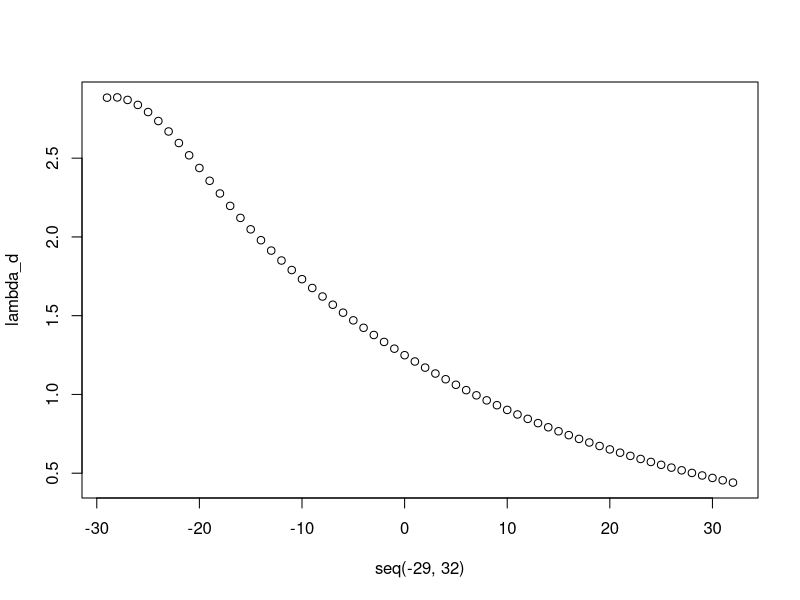

Recreate this plot in R.
pars_default <- list(
  N = 4.4e6,
  D = 5, #
  R0 = 2.65, #
  k1 = 1 / 5, #
  k2 = 1, #
  q = 0.05, #
  r = 1, #
  ur = 0.4, #
  f1 = 1.0, # initial value of f, educated guess
  f2 = 0.4, # final value of f, educated guess
  ratio = 2
)
fsi <- with(
  pars_default,
  r / (r + ur)
)
nsi <- 1 - fsi
i0 <- 8
state_0 <- c(
  S = nsi * (pars_default$N - i0),
  E1 = 0.4 * nsi * i0,
  E2 = 0.1 * nsi * i0,
  I = 0.5 * nsi * i0,
  Q = 0,
  R = 0,
  Sd = fsi * (pars_default$N - i0),
  E1d = 0.4 * fsi * i0,
  E2d = 0.1 * fsi * i0,
  Id = 0.5 * fsi * i0,
  Qd = 0,
  Rd = 0
)

sdtiming_gradual <- function(t,
                             start_decline = 13, # start the decline the next day
                             end_decline = 22, # end decline at f2
                             f1 = 1, # f value before decline
                             f2 = 0.4) { # f value after decline
  if (t < start_decline) {
    return(f1)
  }
  if (t >= start_decline & t < end_decline) {
    return(f2 + (end_decline - t) * (f1 - f2) / (end_decline - start_decline))
  }
  if (t >= end_decline) {
    return(f2)
  }
}

socdistmodel <- function(t,
                         state,
                         parms,
                         sdtiming) {
  with(as.list(c(
    state,
    parms
  )), {
    f <- sdtiming(t, f1 = f1, f2 = f2)
    dSdt <- -(R0 / (D + 1 / k2)) * (I + E2 + f * (Id + E2d)) * S / N - r * S + ur * Sd
    dE1dt <- (R0 / (D + 1 / k2)) * (I + E2 + f * (Id + E2d)) * S / N - k1 * E1 - r * E1 + ur * E1d
    dE2dt <- k1 * E1 - k2 * E2 - r * E2 + ur * E2d
    dIdt <- k2 * E2 - q * I - I / D - r * I + ur * Id
    dQdt <- q * I - Q / D - r * Q + ur * Qd
    dRdt <- I / D + Q / D - r * R + ur * Rd

    dSddt <- -(f * R0 / (D + 1 / k2)) * (I + E2 + f * (Id + E2d)) * Sd / N + r * S - ur * Sd
    dE1ddt <- (f * R0 / (D + 1 / k2)) * (I + E2 + f * (Id + E2d)) * Sd / N - k1 * E1d + r * E1 - ur * E1d
    dE2ddt <- k1 * E1d - k2 * E2d + r * E2 - ur * E2d
    dIddt <- k2 * E2d - q * Id - Id / D + r * I - ur * Id
    dQddt <- q * Id - Qd / D + r * Q - ur * Qd
    dRddt <- Id / D + Qd / D + r * R - ur * Rd
    # dRdt = I/D; dr + ds + di =0, S+I+R = N --> R = N-S-I and we eliminate R
    list(c(
      dSdt,
      dE1dt,
      dE2dt,
      dIdt,
      dQdt,
      dRdt,
      dSddt,
      dE1ddt,
      dE2ddt,
      dIddt,
      dQddt,
      dRddt
    ))
  })
}

getlambd <- function(out,
                     pars,
                     day,
                     data = bcdata,
                     sampFrac = 0.35,
                     delayShape = 1.9720199,
                     delayScale = 12.0529283) {
  meanDelay <- delayScale * gamma(1 + 1 / delayShape)
  # = 10.685 with parameters 1.972... and 12.0529...
  try(if (var(diff(out$time)) > 0.005) {
    stop("approx integral assumes equal time steps")
  })
  try(if (max(out$time) < day) {
    stop("model simulation is not long enough for the data")
  })
  try(if (min(out$time) > day - (2 * meanDelay + 1)) {
    stop("we need an earlier start time for the model")
  })

  # relevant times to identify new cases
  ii <- which(out$time > day - 2 * meanDelay & out$time <= day) # then just
  # need dweibull over this range
  dx <- out$time[ii[2]] - out$time[ii[1]] # assumes equal time intervals

  # all new cases arising at each of those times
  incoming <- with(pars, {
    k2 * (out$E2[ii] + out$E2d[ii])
  })

  march15_modelform <- data$day[which(data$Date == as.Date("2020-03-14"))]
  # march15_modelform <- 14
  thisSamp <- ifelse(day < march15_modelform,
    sampFrac,
    sampFrac * pars$ratio
  ) # here is ratio. it's in pars.

  # each of the past times' contribution to this day's case count
  ft <- thisSamp * incoming * dweibull(
    x = max(out$time[ii]) - out$time[ii], # values over which to integrate (correct?)
    shape = delayShape,
    scale = delayScale
  )

  # return numerical integral of ft
  return(0.5 * (dx) * (ft[1] + 2 * sum(ft[2:(length(ft) - 1)]) + ft[length(ft)]))
  # aha - just trapeziod rule for integrating?
}

example_simulation <- as.data.frame(
  deSolve::ode(
    y = state_0,
    times = seq(0, 91, 0.1),
    func = socdistmodel,
    parms = pars_default,
    sdtiming = sdtiming_gradual
  )
)

dat <- data.frame(
  Date = seq(lubridate::ymd("2020-03-01"),
    lubridate::ymd("2020-04-01"), by = "day"))
dat$day <- seq_along(dat$Date)
lambda_d <- sapply(seq(30, 91), function(x) {
  getlambd(example_simulation, pars = pars_default, data = dat, day = x)
})

plot(seq(-29, 32), lambda_d)

sim_dat <- data.frame(day = 1:32,
  lambda_d = lambda_d[31:62], obs = rpois(32, lambda_d[31:62]))
